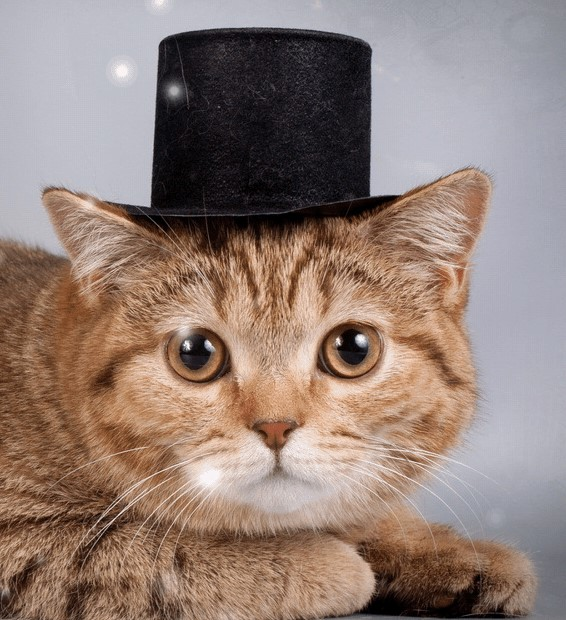
#> input picture images/hat_cat.jpg, 566 x 620 px, found by its file name
$ python arithmetic.py
#> lines starting #> are read from the running program, lines starting #| are printed output that depends on the picture
import cv2
import numpy as np

image = cv2.imread(r'images\hat_cat.jpg')
#> image is the input picture: shape (620, 566, 3); mean B, G, R 118.8, 127.5, 147.2
cv2.imshow('Original', image)

print('Max de 255: {}'.format(cv2.add(np.uint8([200]), np.uint8([100]))))
print('Min de 0: {}'.format(cv2.subtract(np.uint8([200]), np.uint8([100]))))

print('\n')

print('Wrap around: {}'.format(np.uint8([200]) + np.uint8([100])))
print('Wrap around: {}'.format(np.uint8([50]) - np.uint8([100])))

M = np.ones(image.shape, dtype='uint8') * 100  # ADICIONADO 100 EM CADA PIXEL
added = cv2.add(image, M)
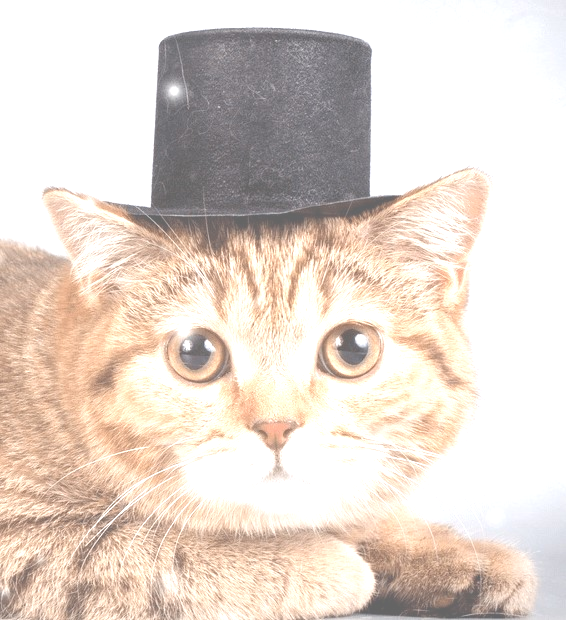
#> added: shape (620, 566, 3); mean B, G, R 206.4, 216.5, 228.7
cv2.imshow('ADDED', added)

M = np.ones(image.shape, dtype='uint8') * 100  # REMOVIDO 50 EM CADA PIXEL
subtracted = cv2.subtract(image, M)
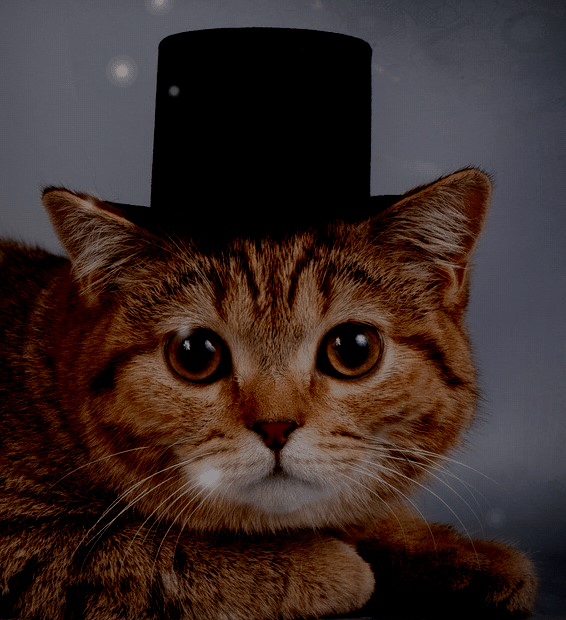
#> subtracted: shape (620, 566, 3); mean B, G, R 38.7, 42.6, 58.3
cv2.imshow('SUBTRACTED', subtracted)


cv2.waitKey(0)

$ run again, with images/beach.png saved as images/hat_cat.jpg
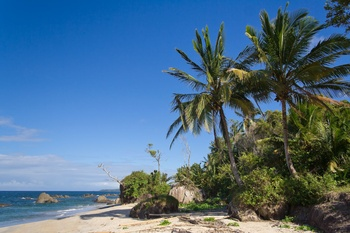
#> input picture images/beach.png, 350 x 233 px, found by its file name
#> image is the input picture: shape (233, 350, 3); mean B, G, R 136, 110.4, 78.6
#> `added = cv2.add(image, M)`:
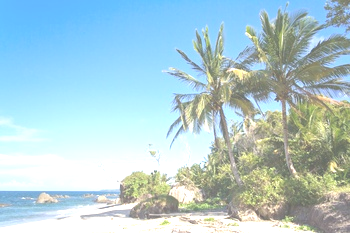
#> added: shape (233, 350, 3); mean B, G, R 212, 205, 175.1
#> `subtracted = cv2.subtract(image, M)`:
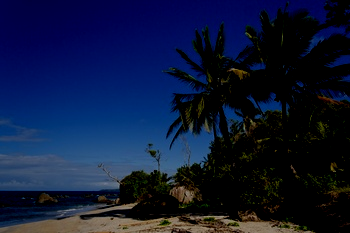
#> subtracted: shape (233, 350, 3); mean B, G, R 56.6, 24.8, 14

$ run again, with images/coins.png saved as images/hat_cat.jpg
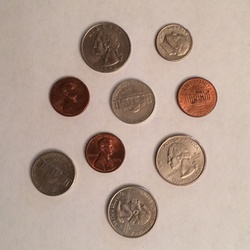
#> input picture images/coins.png, 250 x 250 px, found by its file name
#> image is the input picture: shape (250, 250, 3); mean B, G, R 147.7, 159.9, 180.7
#> `added = cv2.add(image, M)`:
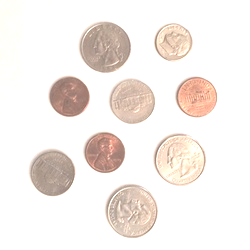
#> added: shape (250, 250, 3); mean B, G, R 234.1, 238.2, 244.9
#> `subtracted = cv2.subtract(image, M)`:
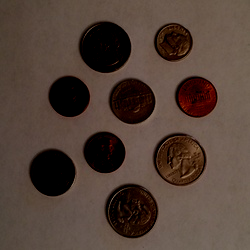
#> subtracted: shape (250, 250, 3); mean B, G, R 56, 65.5, 82.8
